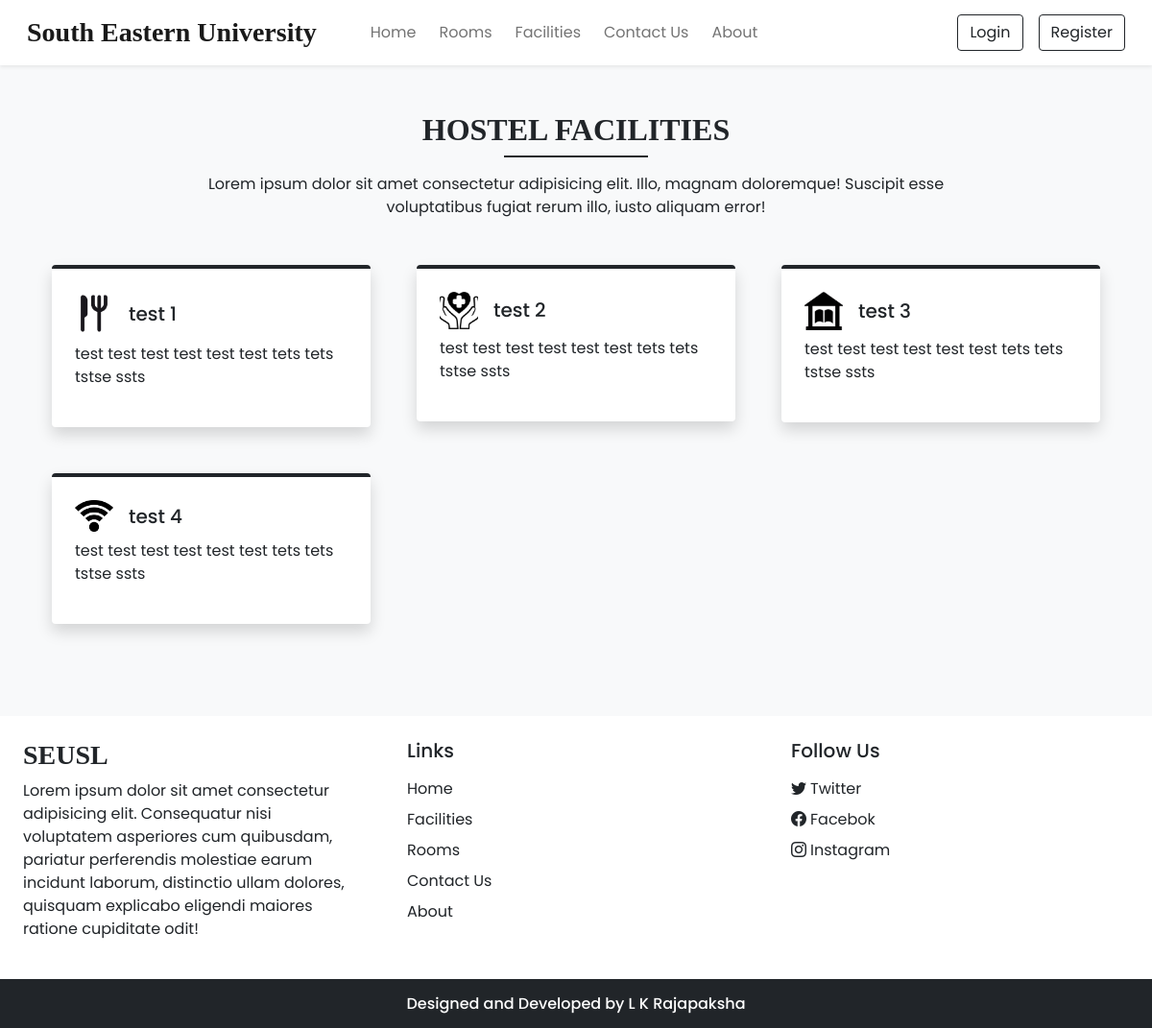
Screenshot of /facilities.php with the database file from the repository.
### tables this page shows
CREATE TABLE `facilities` (
  `id` int(11) NOT NULL,
  `icon` varchar(100) NOT NULL,
  `name` varchar(50) NOT NULL,
  `description` varchar(250) NOT NULL
);

### admin/db_config.php (called while the page is built, shortened)
<?php
function selectAll($table){
    $con = $GLOBALS['con'];
    $res = mysqli_query($con,"SELECT * FROM $table");
    return $res;
}
?>

### facilities.php (the view, shortened to what this page needs)
<!DOCTYPE html>
<html lang="en">
<head>
    <?php require('inc/links.php') ;
    ?>
</head>
<body class="bg-light">
<?php require('inc/header.php'); ?>
<div class="my-5 px-4">
<h2 class="fw-bold h-font text-center">HOSTEL FACILITIES</h2>
<div class="h-line bg-dark"></div>
<p class="text-center mt-3">
  Lorem ipsum dolor sit amet consectetur adipisicing elit.
  Illo, magnam doloremque! Suscipit esse <br>voluptatibus fugiat rerum illo,
   iusto aliquam error!
</p>
</div>
<div class="container">
  <div class="row">
    <?php
    $res = selectAll('facilities');
    $path = 'images/facilities/';
    while($row = mysqli_fetch_assoc($res)){
      echo<<<data
          <div class="col-lg-4 col-md-6 mb-5 px-4">
            <div class="bg-white rounded shadow p-4 border-top border-4 border-dark pop">
              <div class="d-flex align-items-center mb-2">
                <img src="$path$row[icon]" width="40px" alt="Facility Icon">
                <h5 class="m-0 ms-3">{$row['name']}</h5>
              </div>
              <p>{$row['description']}</p>
            </div>
          </div>
      data;
    }
    ?>
  </div>
</div>
<?php require('inc/footer.php'); ?>
</body>
</html>

### style.css (style rules this page uses)
:root { --teal: #2ec1ac; --teal_hover: #279e8c; }
* { font-family: 'Poppins', sans-serif; }
.h-font { font-family: 'Merienda', cursive; }
.h-line { width: 150px; margin: 0 auto; height: 1.7px; }

### rows the page displays
facilities: icon (picture), name "test 1", description "test test test test test test tets tets tstse ssts"
facilities: icon (picture), name "test 2", description "test test test test test test tets tets tstse ssts"
facilities: icon (picture), name "test 3", description "test test test test test test tets tets tstse ssts"
facilities: icon (picture), name "test 4", description "test test test test test test tets tets tstse ssts"
